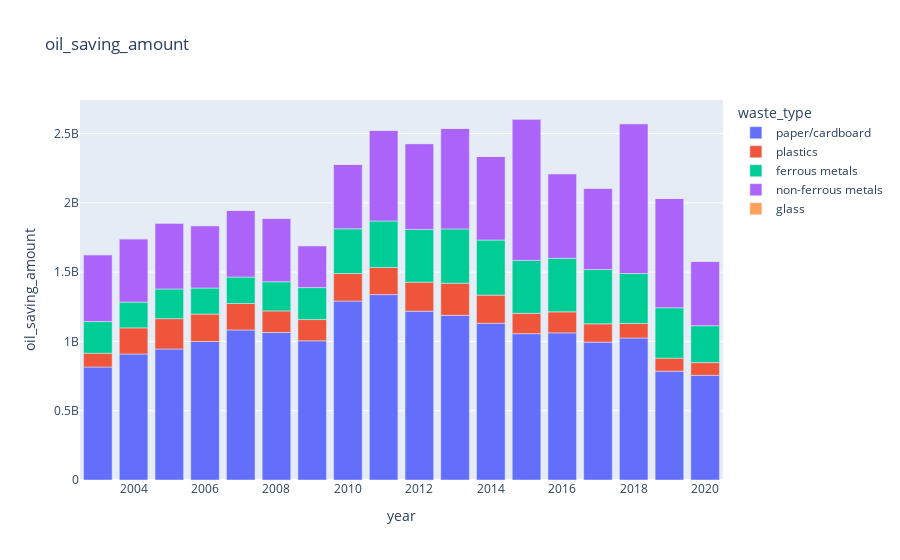

The notebook cell this image was saved under:
### Code cell
fig = px.bar(df_energy_save, x="year", y="oil_saving_amount", color="waste_type", title="oil_saving_amount")
fig.show()

### Figure 1 — Plotly figure (JSON) as saved in the notebook; plotly's stock layout.template omitted (floating-point values rounded to 4 significant figures)
{"data": [{"alignmentgroup": "True", "hovertemplate": "waste_type=paper/cardboard<br>year=%{x}<br>oil_saving_amount=%{y}<extra></extra>", "legendgroup": "paper/cardboard", "marker": {"color": "#636efa", "pattern": {"shape": ""}}, "name": "paper/cardboard", "offsetgroup": "paper/cardboard", "orientation": "v", "showlegend": true, "textposition": "auto", "type": "bar", "x": [2016, 2015, 2014, 2013, 2012, 2011, 2010, 2009, 2008, 2007, 2006, 2005, 2004, 2003, 2017, 2018, 2019, 2020], "xaxis": "x", "y": [1061817900, 1055871300, 1130728500, 1188270600, 1218528300, 1337985000, 1291111800, 1004275800, 1064441400, 1082631000, 999378600, 945334500, 909305100, 815383800, 994831200, 1024914000, 785301000, 755568000], "yaxis": "y"}, {"alignmentgroup": "True", "hovertemplate": "waste_type=plastics<br>year=%{x}<br>oil_saving_amount=%{y}<extra></extra>", "legendgroup": "plastics", "marker": {"color": "#EF553B", "pattern": {"shape": ""}}, "name": "plastics", "offsetgroup": "plastics", "orientation": "v", "showlegend": true, "textposition": "auto", "type": "bar", "x": [2016, 2015, 2014, 2013, 2012, 2011, 2010, 2009, 2008, 2007, 2006, 2005, 2004, 2003, 2017, 2018, 2019, 2020], "xaxis": "x", "y": [151368000, 147043200, 203520000, 231758400, 208862400, 195888000, 198686400, 153403200, 155692800, 190800000, 197923200, 218784000, 188510400, 99470400, 131779200, 104304000, 94128000, 91584000], "yaxis": "y"}, {"alignmentgroup": "True", "hovertemplate": "waste_type=ferrous metals<br>year=%{x}<br>oil_saving_amount=%{y}<extra></extra>", "legendgroup": "ferrous metals", "marker": {"color": "#00cc96", "pattern": {"shape": ""}}, "name": "ferrous metals", "offsetgroup": "ferrous metals", "orientation": "v", "showlegend": true, "textposition": "auto", "type": "bar", "x": [2016, 2015, 2014, 2013, 2012, 2011, 2010, 2009, 2008, 2007, 2006, 2005, 2004, 2003, 2017, 2018, 2019, 2020], "xaxis": "x", "y": [386799300, 381590460, 397503180, 391865040, 380989440, 335311920, 322690500, 230734440, 210357000, 191181600, 188147880, 214392420, 186001380, 228673800, 392380200, 360612000, 363474000, 266166000], "yaxis": "y"}, {"alignmentgroup": "True", "hovertemplate": "waste_type=non-ferrous metals<br>year=%{x}<br>oil_saving_amount=%{y}<extra></extra>", "legendgroup": "non-ferrous metals", "marker": {"color": "#ab63fa", "pattern": {"shape": ""}}, "name": "non-ferrous metals", "offsetgroup": "non-ferrous metals", "orientation": "v", "showlegend": true, "textposition": "auto", "type": "bar", "x": [2016, 2015, 2014, 2013, 2012, 2011, 2010, 2009, 2008, 2007, 2006, 2005, 2004, 2003, 2017, 2018, 2019, 2020], "xaxis": "x", "y": [609924000, 1020144000, 602292000, 725040000, 618828000, 653808000, 464916000, 302100000, 457920000, 480816000, 449652000, 475092000, 456648000, 482088000, 586392000, 1081200000, 788640000, 464280000], "yaxis": "y"}, {"alignmentgroup": "True", "hovertemplate": "waste_type=glass<br>year=%{x}<br>oil_saving_amount=%{y}<extra></extra>", "legendgroup": "glass", "marker": {"color": "#FFA15A", "pattern": {"shape": ""}}, "name": "glass", "offsetgroup": "glass", "orientation": "v", "showlegend": true, "textposition": "auto", "type": "bar", "x": [2016, 2015, 2014, 2013, 2012, 2011, 2010, 2009, 2008, 2007, 2006, 2005, 2004, 2003, 2017, 2018, 2019, 2020], "xaxis": "x", "y": [280476, 278568, 299556, 278568, 372100.0, 408300.0, 366300.0, 297648, 190800.0, 110700.0, 122100.0, 72504, 93490.0, 118300.0, 236600.0, 229000.0, 209900.0, 133560], "yaxis": "y"}], "layout": {"barmode": "relative", "legend": {"title": {"text": "waste_type"}, "tracegroupgap": 0}, "title": {"text": "oil_saving_amount"}, "xaxis": {"anchor": "y", "domain": [0, 1], "title": {"text": "year"}}, "yaxis": {"anchor": "x", "domain": [0, 1], "title": {"text": "oil_saving_amount"}}}}
